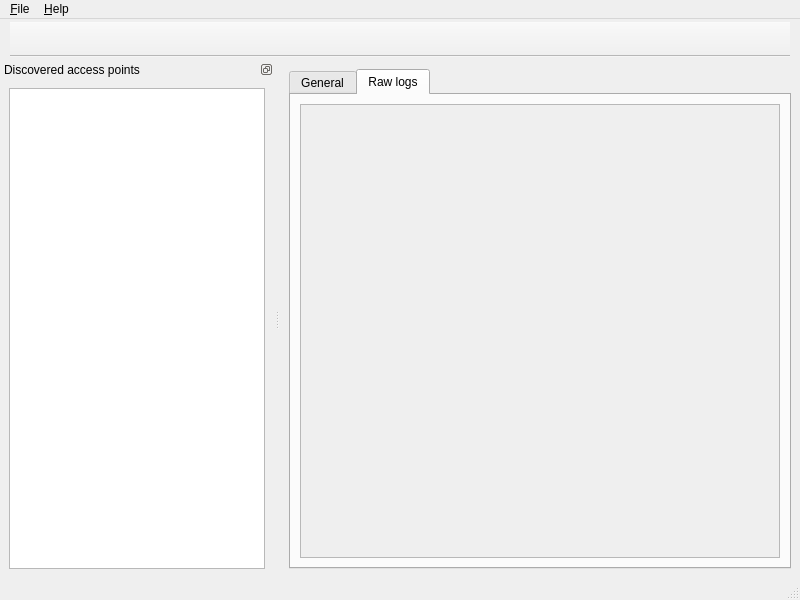
<?xml version="1.0" encoding="UTF-8"?>
<ui version="4.0">
 <class>MainWindow</class>
 <widget class="QMainWindow" name="MainWindow">
  <property name="geometry">
   <rect>
    <x>0</x>
    <y>0</y>
    <width>800</width>
    <height>600</height>
   </rect>
  </property>
  <property name="windowTitle">
   <string>airodb-analyzer</string>
  </property>
  <widget class="QWidget" name="centralwidget">
   <layout class="QGridLayout" name="gridLayout_3">
    <item row="0" column="0">
     <widget class="QTabWidget" name="tabWidgetAPDetails">
      <property name="currentIndex">
       <number>1</number>
      </property>
      <widget class="QWidget" name="tab">
       <attribute name="title">
        <string>General</string>
       </attribute>
       <layout class="QGridLayout" name="gridLayout_2">
        <item row="0" column="1">
         <layout class="QVBoxLayout" name="verticalLayout">
          <item>
           <layout class="QHBoxLayout" name="horizontalLayout">
            <item>
             <widget class="QLabel" name="labelCaptionName">
              <property name="text">
               <string>Name: </string>
              </property>
             </widget>
            </item>
            <item>
             <widget class="QLabel" name="labelName">
              <property name="text">
               <string/>
              </property>
             </widget>
            </item>
            <item>
             <spacer name="horizontalSpacer">
              <property name="orientation">
               <enum>Qt::Horizontal</enum>
              </property>
              <property name="sizeHint" stdset="0">
               <size>
                <width>40</width>
                <height>20</height>
               </size>
              </property>
             </spacer>
            </item>
           </layout>
          </item>
          <item>
           <layout class="QHBoxLayout" name="horizontalLayout_2">
            <item>
             <widget class="QLabel" name="labelCaptionMAC">
              <property name="text">
               <string>MAC Address:</string>
              </property>
             </widget>
            </item>
            <item>
             <widget class="QLabel" name="labelMACAddress">
              <property name="text">
               <string/>
              </property>
             </widget>
            </item>
            <item>
             <spacer name="horizontalSpacer_2">
              <property name="orientation">
               <enum>Qt::Horizontal</enum>
              </property>
              <property name="sizeHint" stdset="0">
               <size>
                <width>40</width>
                <height>20</height>
               </size>
              </property>
             </spacer>
            </item>
           </layout>
          </item>
          <item>
           <layout class="QHBoxLayout" name="horizontalLayout_3">
            <item>
             <widget class="QLabel" name="labelCaptionFirstSeen">
              <property name="text">
               <string>First time seen:</string>
              </property>
             </widget>
            </item>
            <item>
             <widget class="QLabel" name="labelFirstTimeSeen">
              <property name="text">
               <string/>
              </property>
             </widget>
            </item>
            <item>
             <spacer name="horizontalSpacer_3">
              <property name="orientation">
               <enum>Qt::Horizontal</enum>
              </property>
              <property name="sizeHint" stdset="0">
               <size>
                <width>40</width>
                <height>20</height>
               </size>
              </property>
             </spacer>
            </item>
           </layout>
          </item>
          <item>
           <layout class="QHBoxLayout" name="horizontalLayout_4">
            <item>
             <widget class="QLabel" name="labelCaptionLastTimeSeen">
              <property name="text">
               <string>Last time seen:</string>
              </property>
             </widget>
            </item>
            <item>
             <widget class="QLabel" name="labelLastTimeSeen">
              <property name="text">
               <string/>
              </property>
             </widget>
            </item>
            <item>
             <spacer name="horizontalSpacer_4">
              <property name="orientation">
               <enum>Qt::Horizontal</enum>
              </property>
              <property name="sizeHint" stdset="0">
               <size>
                <width>40</width>
                <height>20</height>
               </size>
              </property>
             </spacer>
            </item>
           </layout>
          </item>
          <item>
           <layout class="QHBoxLayout" name="horizontalLayout_5">
            <item>
             <widget class="QLabel" name="labelCaptionIsProtected">
              <property name="text">
               <string>Is Protected?:</string>
              </property>
             </widget>
            </item>
            <item>
             <widget class="QLabel" name="labelIsProtected">
              <property name="text">
               <string/>
              </property>
             </widget>
            </item>
            <item>
             <spacer name="horizontalSpacer_5">
              <property name="orientation">
               <enum>Qt::Horizontal</enum>
              </property>
              <property name="sizeHint" stdset="0">
               <size>
                <width>40</width>
                <height>20</height>
               </size>
              </property>
             </spacer>
            </item>
           </layout>
          </item>
          <item>
           <widget class="QWidget" name="widgetProtectionDetails" native="true">
            <layout class="QVBoxLayout" name="verticalLayout_2">
             <item>
              <layout class="QHBoxLayout" name="horizontalLayout_6">
               <item>
                <widget class="QLabel" name="labelCaptionEncryption">
                 <property name="text">
                  <string>Encryption:</string>
                 </property>
                </widget>
               </item>
               <item>
                <widget class="QLabel" name="labelEncryption">
                 <property name="text">
                  <string/>
                 </property>
                </widget>
               </item>
               <item>
                <spacer name="horizontalSpacer_6">
                 <property name="orientation">
                  <enum>Qt::Horizontal</enum>
                 </property>
                 <property name="sizeHint" stdset="0">
                  <size>
                   <width>40</width>
                   <height>20</height>
                  </size>
                 </property>
                </spacer>
               </item>
              </layout>
             </item>
             <item>
              <layout class="QHBoxLayout" name="horizontalLayout_7">
               <item>
                <widget class="QLabel" name="labelCaptionCipher">
                 <property name="text">
                  <string>Cipher:</string>
                 </property>
                </widget>
               </item>
               <item>
                <widget class="QLabel" name="labelCipher">
                 <property name="text">
                  <string/>
                 </property>
                </widget>
               </item>
               <item>
                <spacer name="horizontalSpacer_7">
                 <property name="orientation">
                  <enum>Qt::Horizontal</enum>
                 </property>
                 <property name="sizeHint" stdset="0">
                  <size>
                   <width>40</width>
                   <height>20</height>
                  </size>
                 </property>
                </spacer>
               </item>
              </layout>
             </item>
             <item>
              <layout class="QHBoxLayout" name="horizontalLayout_8">
               <item>
                <widget class="QLabel" name="labelCaptionAuthentification">
                 <property name="text">
                  <string>Authentication:</string>
                 </property>
                </widget>
               </item>
               <item>
                <widget class="QLabel" name="labelAuthentification">
                 <property name="text">
                  <string/>
                 </property>
                </widget>
               </item>
               <item>
                <spacer name="horizontalSpacer_8">
                 <property name="orientation">
                  <enum>Qt::Horizontal</enum>
                 </property>
                 <property name="sizeHint" stdset="0">
                  <size>
                   <width>40</width>
                   <height>20</height>
                  </size>
                 </property>
                </spacer>
               </item>
              </layout>
             </item>
            </layout>
           </widget>
          </item>
          <item>
           <layout class="QHBoxLayout" name="horizontalLayout_9">
            <item>
             <widget class="QLabel" name="labelCaptionChannel">
              <property name="text">
               <string>Channel:</string>
              </property>
             </widget>
            </item>
            <item>
             <widget class="QLabel" name="labelChannel">
              <property name="text">
               <string/>
              </property>
             </widget>
            </item>
            <item>
             <spacer name="horizontalSpacer_9">
              <property name="orientation">
               <enum>Qt::Horizontal</enum>
              </property>
              <property name="sizeHint" stdset="0">
               <size>
                <width>40</width>
                <height>20</height>
               </size>
              </property>
             </spacer>
            </item>
           </layout>
          </item>
          <item>
           <layout class="QHBoxLayout" name="horizontalLayout_10">
            <item>
             <widget class="QLabel" name="labelCaptionSpeed">
              <property name="text">
               <string>Speed:</string>
              </property>
             </widget>
            </item>
            <item>
             <widget class="QLabel" name="labelSpeed">
              <property name="text">
               <string/>
              </property>
             </widget>
            </item>
            <item>
             <spacer name="horizontalSpacer_10">
              <property name="orientation">
               <enum>Qt::Horizontal</enum>
              </property>
              <property name="sizeHint" stdset="0">
               <size>
                <width>40</width>
                <height>20</height>
               </size>
              </property>
             </spacer>
            </item>
           </layout>
          </item>
          <item>
           <spacer name="verticalSpacer">
            <property name="orientation">
             <enum>Qt::Vertical</enum>
            </property>
            <property name="sizeHint" stdset="0">
             <size>
              <width>20</width>
              <height>40</height>
             </size>
            </property>
           </spacer>
          </item>
         </layout>
        </item>
       </layout>
      </widget>
      <widget class="QWidget" name="tab_2">
       <attribute name="title">
        <string>Raw logs</string>
       </attribute>
       <layout class="QGridLayout" name="gridLayout_4">
        <item row="0" column="0">
         <widget class="QScrollArea" name="scrollArea">
          <property name="widgetResizable">
           <bool>true</bool>
          </property>
          <widget class="QWidget" name="scrollAreaWidgetContents">
           <property name="geometry">
            <rect>
             <x>0</x>
             <y>0</y>
             <width>478</width>
             <height>439</height>
            </rect>
           </property>
           <layout class="QGridLayout" name="gridLayout_5">
            <item row="0" column="0">
             <widget class="QLabel" name="labelRawLogs">
              <property name="text">
               <string/>
              </property>
              <property name="alignment">
               <set>Qt::AlignLeading|Qt::AlignLeft|Qt::AlignTop</set>
              </property>
             </widget>
            </item>
           </layout>
          </widget>
         </widget>
        </item>
       </layout>
      </widget>
     </widget>
    </item>
   </layout>
  </widget>
  <widget class="QMenuBar" name="menubar">
   <property name="geometry">
    <rect>
     <x>0</x>
     <y>0</y>
     <width>800</width>
     <height>25</height>
    </rect>
   </property>
   <widget class="QMenu" name="menu_File">
    <property name="title">
     <string>&amp;File</string>
    </property>
    <addaction name="action_Open_session"/>
    <addaction name="action_Quit"/>
   </widget>
   <widget class="QMenu" name="menu_Help">
    <property name="title">
     <string>&amp;Help</string>
    </property>
    <addaction name="actionAbout_airodb_analyzer"/>
   </widget>
   <addaction name="menu_File"/>
   <addaction name="menu_Help"/>
  </widget>
  <widget class="QStatusBar" name="statusbar"/>
  <widget class="QDockWidget" name="dockWidget">
   <property name="features">
    <set>QDockWidget::DockWidgetFloatable|QDockWidget::DockWidgetMovable</set>
   </property>
   <property name="windowTitle">
    <string>Discovered access points</string>
   </property>
   <attribute name="dockWidgetArea">
    <number>1</number>
   </attribute>
   <widget class="QWidget" name="dockWidgetContents">
    <layout class="QGridLayout" name="gridLayout">
     <item row="0" column="0">
      <widget class="QListView" name="listViewAP">
       <property name="editTriggers">
        <set>QAbstractItemView::NoEditTriggers</set>
       </property>
       <property name="resizeMode">
        <enum>QListView::Fixed</enum>
       </property>
      </widget>
     </item>
    </layout>
   </widget>
  </widget>
  <widget class="QToolBar" name="toolBar">
   <property name="windowTitle">
    <string>toolBar</string>
   </property>
   <property name="styleSheet">
    <string notr="true">margin:3px 10px;</string>
   </property>
   <property name="movable">
    <bool>false</bool>
   </property>
   <property name="toolButtonStyle">
    <enum>Qt::ToolButtonIconOnly</enum>
   </property>
   <property name="floatable">
    <bool>false</bool>
   </property>
   <attribute name="toolBarArea">
    <enum>TopToolBarArea</enum>
   </attribute>
   <attribute name="toolBarBreak">
    <bool>false</bool>
   </attribute>
   <addaction name="action_Open_session_toolbar"/>
  </widget>
  <action name="action_Quit">
   <property name="text">
    <string>&amp;Quit</string>
   </property>
  </action>
  <action name="action_Open_session">
   <property name="text">
    <string>&amp;Open a session...</string>
   </property>
  </action>
  <action name="actionAbout_airodb_analyzer">
   <property name="text">
    <string>&amp;About airodb-analyzer</string>
   </property>
  </action>
  <action name="action_Open_session_toolbar">
   <property name="icon">
    <iconset theme="fileopen">
     <normaloff/>
    </iconset>
   </property>
   <property name="text">
    <string/>
   </property>
   <property name="toolTip">
    <string>Open a session</string>
   </property>
  </action>
 </widget>
 <resources/>
 <connections/>
</ui>
